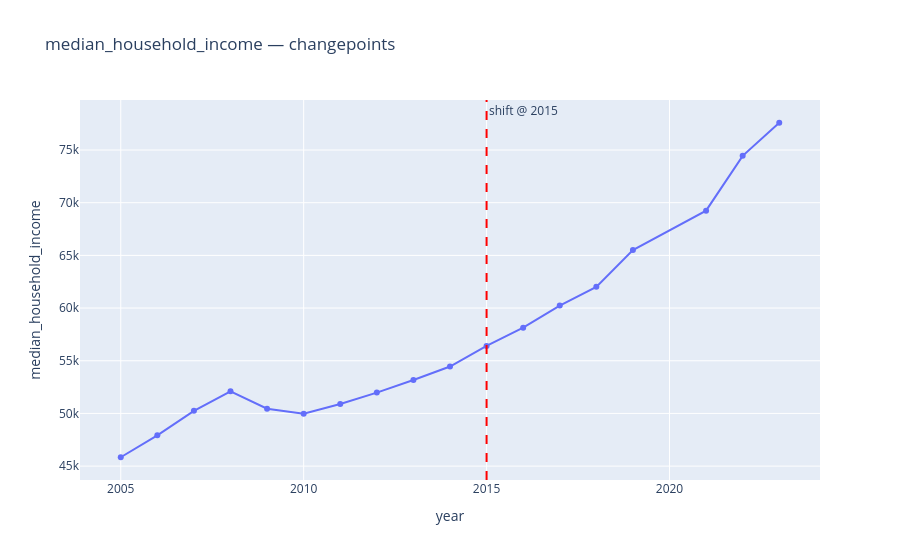
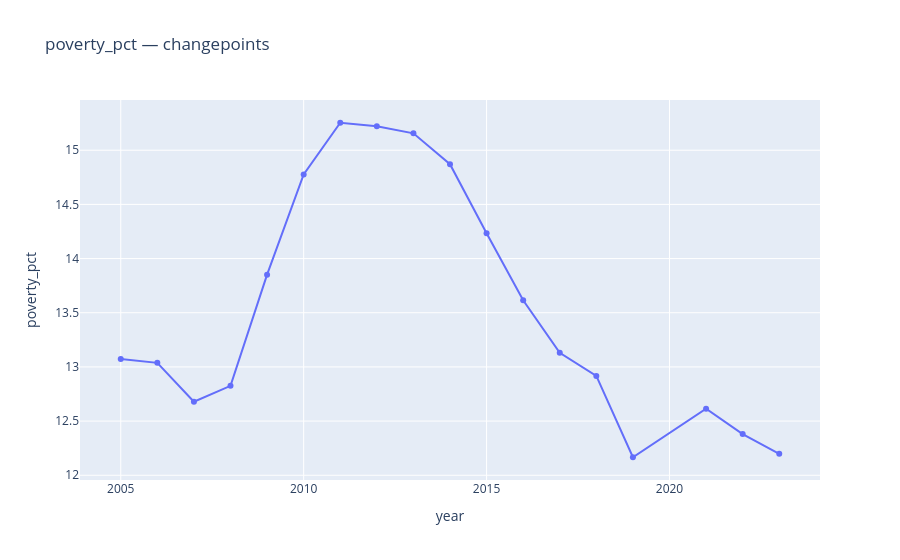
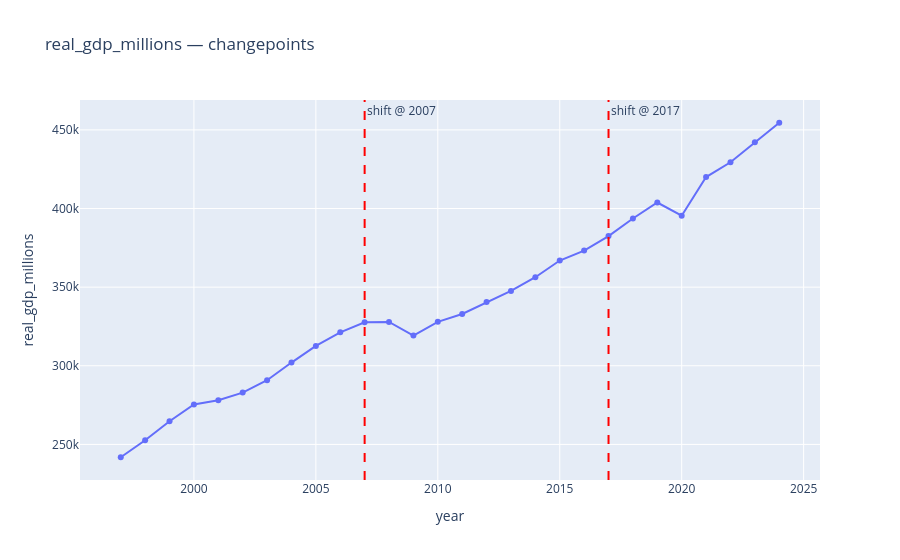
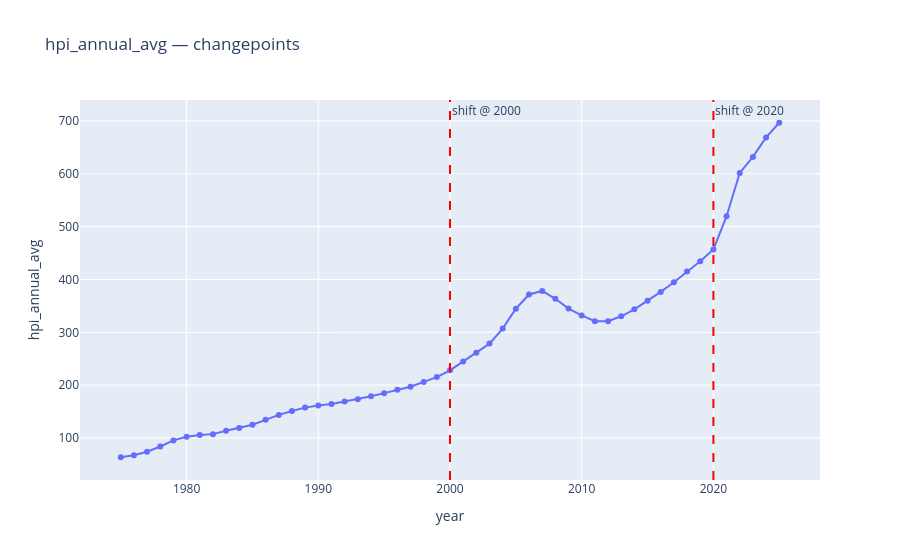

These figures' notebook cell, in order:
### Markdown cell above
## Changepoint Detection

### Code cell
from pipeline.analyze import detect_changepoints

for name, df in datasets.items():
    if TIME_COL not in df.columns:
        continue
    print(f"\n--- {name} ---")
    cp_results = detect_changepoints(df, time_col=TIME_COL)
    display(cp_results["summary"])
    for fig in cp_results["figures"]:
        fig.show()

### Figure 1 — Plotly figure (JSON) as saved in the notebook; plotly's stock layout.template omitted (floating-point values rounded to 4 significant figures)
{"data": [{"mode": "lines+markers", "name": "median_household_income", "type": "scatter", "x": [2005, 2006, 2007, 2008, 2009, 2010, 2011, 2012, 2013, 2014, 2015, 2016, 2017, 2018, 2019, 2021, 2022, 2023], "y": [45840.0, 47920.0, 50250.0, 52100.0, 50450.0, 49970.0, 50900.0, 51970.0, 53170.0, 54450.0, 56410.0, 58140.0, 60240.0, 62010.0, 65510.0, 69240.0, 74450.0, 77590.0]}], "layout": {"annotations": [{"showarrow": false, "text": "shift @ 2015", "x": 2015, "xanchor": "left", "xref": "x", "y": 1, "yanchor": "top", "yref": "y domain"}], "shapes": [{"line": {"color": "red", "dash": "dash"}, "type": "line", "x0": 2015, "x1": 2015, "xref": "x", "y0": 0, "y1": 1, "yref": "y domain"}], "title": {"text": "median_household_income — changepoints"}, "xaxis": {"title": {"text": "year"}}, "yaxis": {"title": {"text": "median_household_income"}}}}

### Figure 2 — Plotly figure (JSON) as saved in the notebook; plotly's stock layout.template omitted (floating-point values rounded to 4 significant figures)
{"data": [{"mode": "lines+markers", "name": "poverty_pct", "type": "scatter", "x": [2005, 2006, 2007, 2008, 2009, 2010, 2011, 2012, 2013, 2014, 2015, 2016, 2017, 2018, 2019, 2021, 2022, 2023], "y": [13.07, 13.04, 12.68, 12.83, 13.85, 14.78, 15.25, 15.22, 15.16, 14.87, 14.23, 13.61, 13.13, 12.92, 12.17, 12.61, 12.38, 12.2]}], "layout": {"title": {"text": "poverty_pct — changepoints"}, "xaxis": {"title": {"text": "year"}}, "yaxis": {"title": {"text": "poverty_pct"}}}}

### Figure 3 — Plotly figure (JSON) as saved in the notebook; plotly's stock layout.template omitted (floating-point values rounded to 4 significant figures)
{"data": [{"mode": "lines+markers", "name": "real_gdp_millions", "type": "scatter", "x": [1997, 1998, 1999, 2000, 2001, 2002, 2003, 2004, 2005, 2006, 2007, 2008, 2009, 2010, 2011, 2012, 2013, 2014, 2015, 2016, 2017, 2018, 2019, 2020, 2021, 2022, 2023, 2024], "y": [241800.0, 252600.0, 264800.0, 275400.0, 278100.0, 282900.0, 290800.0, 302100.0, 312600.0, 321300.0, 327600.0, 327900.0, 319200.0, 327900.0, 332900.0, 340500.0, 347600.0, 356300.0, 366900.0, 373200.0, 382500.0, 393600.0, 403800.0, 395400.0, 420000.0, 429400.0, 442200.0, 454500.0]}], "layout": {"annotations": [{"showarrow": false, "text": "shift @ 2007", "x": 2007, "xanchor": "left", "xref": "x", "y": 1, "yanchor": "top", "yref": "y domain"}, {"showarrow": false, "text": "shift @ 2017", "x": 2017, "xanchor": "left", "xref": "x", "y": 1, "yanchor": "top", "yref": "y domain"}], "shapes": [{"line": {"color": "red", "dash": "dash"}, "type": "line", "x0": 2007, "x1": 2007, "xref": "x", "y0": 0, "y1": 1, "yref": "y domain"}, {"line": {"color": "red", "dash": "dash"}, "type": "line", "x0": 2017, "x1": 2017, "xref": "x", "y0": 0, "y1": 1, "yref": "y domain"}], "title": {"text": "real_gdp_millions — changepoints"}, "xaxis": {"title": {"text": "year"}}, "yaxis": {"title": {"text": "real_gdp_millions"}}}}

### Figure 4 — Plotly figure (JSON) as saved in the notebook; plotly's stock layout.template omitted (floating-point values rounded to 4 significant figures)
{"data": [{"mode": "lines+markers", "name": "hpi_annual_avg", "type": "scatter", "x": [1975, 1976, 1977, 1978, 1979, 1980, 1981, 1982, 1983, 1984, 1985, 1986, 1987, 1988, 1989, 1990, 1991, 1992, 1993, 1994, 1995, 1996, 1997, 1998, 1999, 2000, 2001, 2002, 2003, 2004, 2005, 2006, 2007, 2008, 2009, 2010, 2011, 2012, 2013, 2014, 2015, 2016, 2017, 2018, 2019, 2020, 2021, 2022, 2023, 2024, 2025], "y": [63.5, 67.19, 74.02, 83.92, 95.41, 102.2, 105.8, 107.3, 113.7, 119.1, 125.0, 134.3, 143.7, 151.2, 157.4, 161.5, 164.4, 168.9, 173.5, 178.8, 184.9, 191.3, 197.0, 206.1, 215.2, 228.1, 244.9, 261.3, 278.6, 307.1, 344.7, 371.6, 378.3, 363.4, 345.0, 331.9, 321.1, 320.8, 330.4, 343.6, 359.5, 376.4, 394.7, 415.3, 434.3, 456.8, 519.7, 601.6, 632.0, 668.9, 696.6]}], "layout": {"annotations": [{"showarrow": false, "text": "shift @ 2000", "x": 2000, "xanchor": "left", "xref": "x", "y": 1, "yanchor": "top", "yref": "y domain"}, {"showarrow": false, "text": "shift @ 2020", "x": 2020, "xanchor": "left", "xref": "x", "y": 1, "yanchor": "top", "yref": "y domain"}], "shapes": [{"line": {"color": "red", "dash": "dash"}, "type": "line", "x0": 2000, "x1": 2000, "xref": "x", "y0": 0, "y1": 1, "yref": "y domain"}, {"line": {"color": "red", "dash": "dash"}, "type": "line", "x0": 2020, "x1": 2020, "xref": "x", "y0": 0, "y1": 1, "yref": "y domain"}], "title": {"text": "hpi_annual_avg — changepoints"}, "xaxis": {"title": {"text": "year"}}, "yaxis": {"title": {"text": "hpi_annual_avg"}}}}
